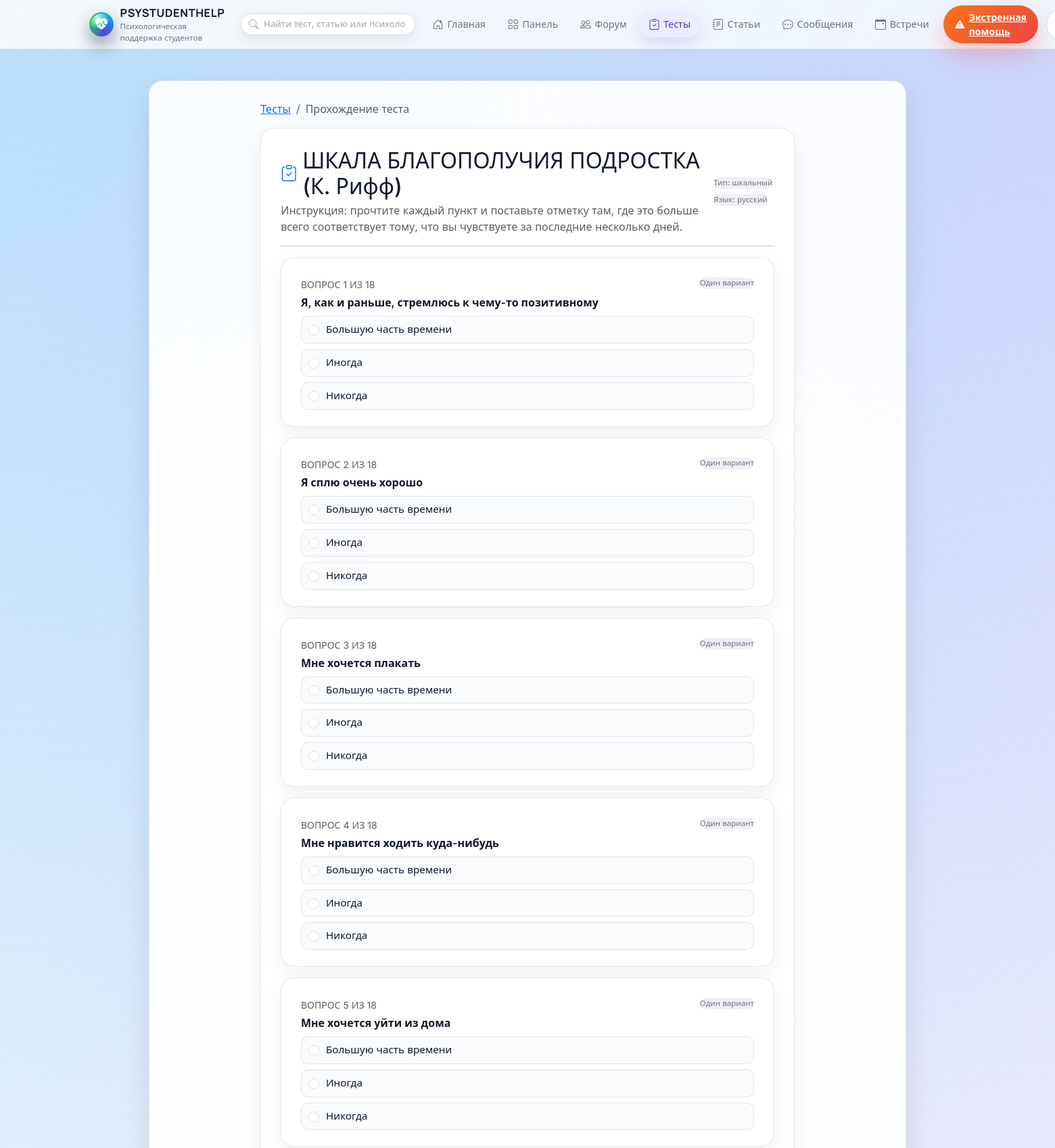
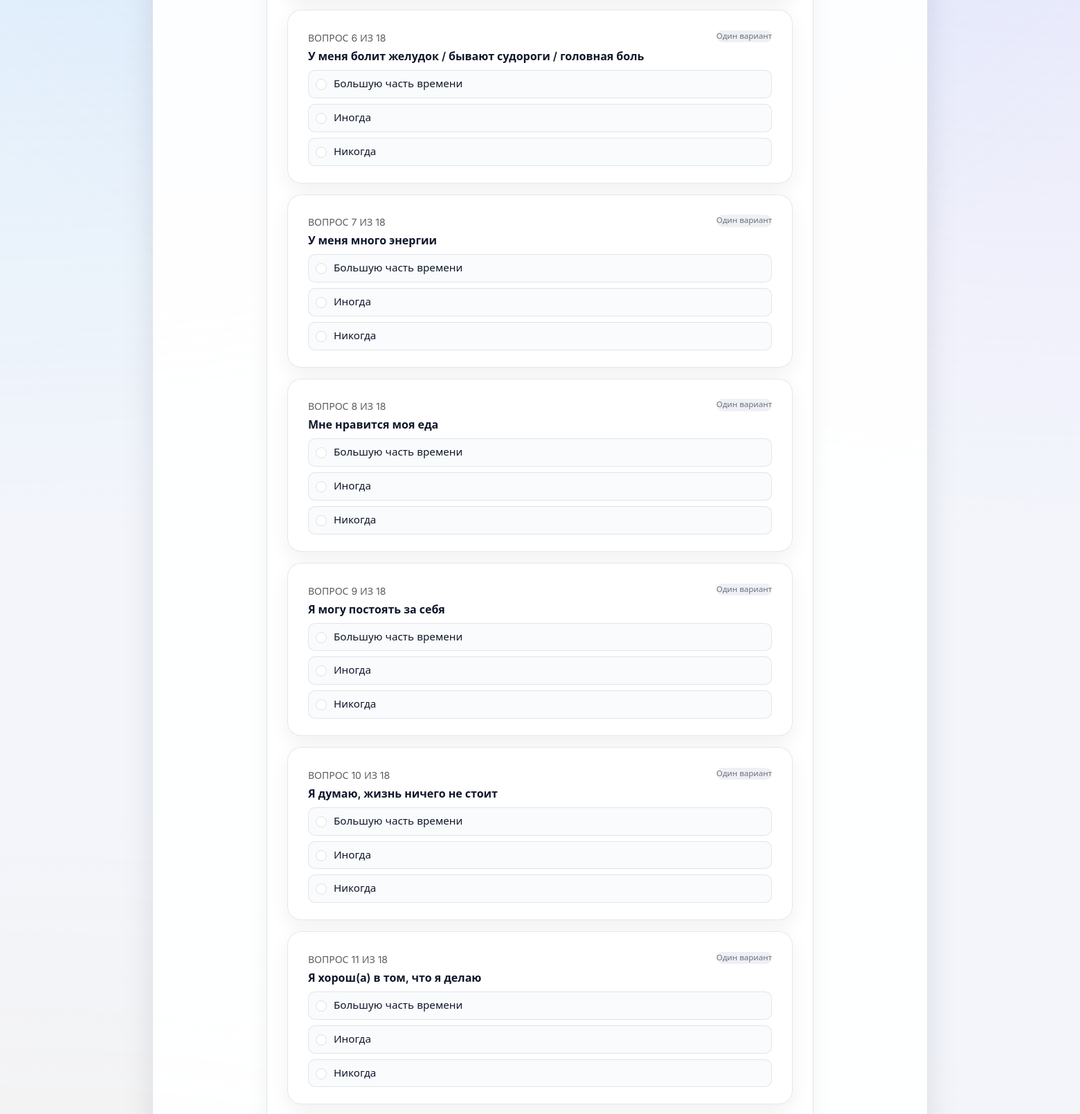
The page /tests/8/take?lang=ru (signed in, upper part) on the database its author committed (2 pictures, top to bottom).
### models.py (models this page shows)
class Test(db.Model):
    __tablename__ = 'test'
    id = db.Column(db.Integer, primary_key=True)
    title = db.Column(db.String(200), nullable=False)
    description = db.Column(db.Text)
    title_kk = db.Column(db.String(200))        # может быть NULL
    description_kk = db.Column(db.Text)
    test_type = db.Column(db.String(20), nullable=False, default='classic')
    user_id = db.Column(db.Integer, db.ForeignKey('user.id'), nullable=False)
    created_at = db.Column(db.DateTime, default=datetime.utcnow)
    is_active = db.Column(db.Boolean, default=True)
    questions = db.relationship(
        'Question',
        backref='test',
        lazy=True,
        cascade='all, delete-orphan'
    )
    results = db.relationship(
        'TestResult',
        backref='test',
        lazy=True,
        cascade='all, delete-orphan'
    )
    interpretations = db.relationship(
        'TestInterpretation',
        backref='test',
        lazy=True,
        cascade='all, delete-orphan',
        order_by='TestInterpretation.min_score'
    )
    scale_options = db.relationship(
        'TestScaleOption',
        backref='test',
        lazy=True,
        cascade='all, delete-orphan',
        order_by='TestScaleOption.order_index'
    )

class Question(db.Model):
    __tablename__ = 'question'
    id = db.Column(db.Integer, primary_key=True)
    text = db.Column(db.Text, nullable=False)   # RU
    text_kk = db.Column(db.Text)               # KZ
    test_id = db.Column(db.Integer, db.ForeignKey('test.id'), nullable=False)
    question_type = db.Column(db.String(20), nullable=False)
    options = db.relationship(
        'QuestionOption',
        backref='question',
        lazy=True,
        cascade='all, delete-orphan',
    )
    answers = db.relationship(
        'TestAnswer',
        backref='question',
        lazy=True,
        cascade='all, delete-orphan',
    )

class QuestionOption(db.Model):
    __tablename__ = 'question_option'
    id = db.Column(db.Integer, primary_key=True)
    text = db.Column(db.String(200), nullable=False)  # RU
    text_kk = db.Column(db.String(200))              # KZ
    question_id = db.Column(db.Integer, db.ForeignKey('question.id'), nullable=False)
    score = db.Column(db.Integer)

### flask_app.py (the view, shortened to what this page needs)
@app.route('/tests/<int:test_id>/take', methods=['GET', 'POST'])
@login_required
def take_test(test_id):
    test = Test.query.get_or_404(test_id)
    if not test.is_active:
        abort(403)
    has_kk = any(
        (q.text_kk and q.text_kk.strip())
        for q in test.questions
    ) or bool(test.title_kk)
    lang = request.args.get('lang') or request.form.get('lang')
    if request.method == 'GET' and not lang and has_kk:
        return render_template('choose_test_lang.html', test=test)
    if not lang:
        lang = 'ru'
    return render_template('take_test.html', test=test, lang=lang, has_kk=has_kk)

### admin.py (called while the page is built)
@admin_bp.before_app_request
def _bootstrap_superadmin_once():
    flag = "SUPERADMIN_BOOTSTRAPPED"
    if not current_app.config.get(flag):
        try:
            ensure_initial_superadmin()
        finally:
            current_app.config[flag] = True

### flask_app.py (called while the page is built)
@login_manager.user_loader
def load_user(user_id: str):
    try:
        return User.query.get(int(user_id))
    except (TypeError, ValueError):
        return None

def is_psychologist() -> bool:
    return current_user.is_authenticated and current_user.role == 'psychologist'

def get_current_user():
    return current_user if current_user.is_authenticated else None

### templates/take_test.html (shortened to what this page needs)
{% extends "base.html" %}
{% block content %}
<div class="row justify-content-center">
  <div class="col-lg-10 col-xl-9">
    <nav aria-label="breadcrumb" class="mb-3">
      <ol class="breadcrumb mb-0">
        <li class="breadcrumb-item">
          <a href="{{ url_for('tests') }}">Тесты</a>
        </li>
        <li class="breadcrumb-item active" aria-current="page">
          Прохождение теста
        </li>
      </ol>
    </nav>
    <div class="app-card app-page-card mt-3">
      <div class="app-card-body">
        <div class="d-flex flex-column flex-md-row justify-content-between align-items-md-center gap-3 mb-3">
          <div>
            <div class="d-flex align-items-center gap-2 mb-1">
              <i class="bi bi-clipboard-check fs-4 text-primary"></i>
              <h2 class="mb-0">
                {% if lang == 'kk' and test.title_kk %}
                  {{ test.title_kk }}
                {% else %}
                  {{ test.title }}
                {% endif %}
              </h2>
            </div>
            {% if lang == 'kk' and test.description_kk %}
              <p class="text-muted mb-0">{{ test.description_kk }}</p>
            {% elif test.description %}
              <p class="text-muted mb-0">{{ test.description }}</p>
            {% endif %}
          </div>
          <div class="d-flex flex-wrap gap-2">
            <span class="badge-soft small">
              Тип: {% if test.test_type == 'scale' %}шкальный{% else %}классический{% endif %}
            </span>
            {% if has_kk %}
              <span class="badge-soft small">
                Язык: {% if lang == 'kk' %}қазақша{% else %}русский{% endif %}
              </span>
            {% endif %}
          </div>
        </div>
        <hr class="my-3">
        <form method="post">
          {% for q in test.questions %}
            <div class="app-card mb-3">
              <div class="app-card-body">
                <div class="d-flex justify-content-between align-items-start mb-2">
                  <div>
                    <div class="small text-muted text-uppercase mb-1">
                      Вопрос {{ loop.index }} из {{ test.questions|length }}
                    </div>
                    <div class="fw-semibold">
                      {% if lang == 'kk' and q.text_kk %}
                        {{ q.text_kk }}
                      {% else %}
                        {{ q.text }}
                      {% endif %}
                    </div>
                  </div>
                  <span class="badge-soft small">
                    {% if q.question_type == 'single_choice' %}Один вариант{% endif %}
                  </span>
                </div>
                {% if q.question_type == 'text' %}
                  <textarea
                    class="form-control"
                    name="answer_{{ q.id }}"
                    rows="3"
                    placeholder="Ваш ответ..."
                  ></textarea>
                {% elif q.question_type == 'single_choice' or q.question_type == 'scale_choice' %}
                  <div class="d-flex flex-column gap-2 mt-2">
                    {% for opt in q.options %}
                      <label class="app-option-row">
                        <input
                          class="form-check-input"
                          type="radio"
                          name="answer_{{ q.id }}"
                          value="{{ opt.id }}"
                        >
                        <span class="app-option-body">
                          <span class="app-option-text">
                            {% if lang == 'kk' and opt.text_kk %}
                              {{ opt.text_kk }}
                            {% else %}
                              {{ opt.text }}
                            {% endif %}
                          </span>
                        </span>
                      </label>
                    {% endfor %}
                  </div>
                {% endif %}
              </div>
            </div>
          {% endfor %}
        </form>
      </div>
    </div>
  </div>
</div>
{% endblock %}

### static/css/style.css (style rules this page uses)
:root { --app-bg: #f3f5fb; --app-bg-alt: #e9edf9; --app-bg-soft: #f9fafb; --app-surface: #ffffff; --app-surface-soft: rgba(255, 255, 255, 0.92); --app-border-subtle: rgba(148, 163, 184, 0.25); --app-border-strong: rgba(15, 23, 42, 0.12); --app-primary: #4f46e5; --app-primary-soft: rgba(79, 70, 229, 0.09); --app-primary-strong: #4338ca; --app-accent: #f97316; --app-accent-soft: rgba(249, 115, 22, 0.08); --app-success: #22c55e; --app-danger: #ef4444; --app-warning: #eab308; --app-info: #0ea5e9; --app-text-main: #0f172a; --app-text-muted: #6b7280; --app-text-soft: #9ca3af; --app-radius-xl: 26px; --app-radius-lg: 20px; --app-radius-md: 14px; --app-radius-sm: 10px; --app-radius-pill: 999px; --app-shadow-soft: 0 18px 45px rgba(15, 23, 42, 0.10); --app-shadow-elevated: 0 28px 70px rgba(15, 23, 42, 0.18); --app-shadow-subtle: 0 10px 30px rgba(15, 23, 42, 0.06); --app-header-height: 72px; --app-transition-fast: 0.16s ease-out; --app-transition-med: 0.22s ease-out; }
*, *::before, *::after { box-sizing: border-box; }
html { scroll-behavior: smooth; }
body.app-shell { margin: 0; min-height: 100vh; display: flex; flex-direction: column; background: radial-gradient(circle at 0% 0%, rgba(125, 211, 252, 0.45) 0, transparent 42%), radial-gradient(circle at 100% 0%, rgba(196, 181, 253, 0.5) 0, transparent 42%), radial-gradient(circle at 0% 100%, rgba(251, 191, 36, 0.2) 0, transparent 48%), var(--app-bg); font-family: "Inter", system-ui, -apple-system, BlinkMacSystemFont, "Segoe UI", sans-serif; color: var(--app-text-main); }
.app-card { background: var(--app-surface-soft); border-radius: var(--app-radius-lg); border: 1px solid var(--app-border-subtle); box-shadow: 0 0 0 1px rgba(255, 255, 255, .9) inset, var(--app-shadow-subtle); padding: 1.8rem 1.8rem 1.5rem; position: relative; overflow: hidden; }
.app-page-card { margin: 1.6rem auto 2.4rem; max-width: 1120px; }
.app-card::before { content: ""; position: absolute; inset: 0; background: radial-gradient(circle at 0 0, rgba(96, 165, 250, 0.11), transparent 60%), radial-gradient(circle at 100% 30%, rgba(129, 140, 248, 0.08), transparent 55%); opacity: 0; pointer-events: none; transition: opacity var(--app-transition-med); }
.badge-soft { background: rgba(148, 163, 184, 0.16); color: var(--app-text-muted); border-radius: 999px; font-weight: 500; font-size: 0.72rem; }

### templates/take_test.html (style rules this page uses)
.app-option-row { display: flex; align-items: flex-start; gap: 10px; padding: 8px 10px; border-radius: 10px; border: 1px solid rgba(148, 163, 184, 0.25); background: rgba(248, 250, 252, 0.8); cursor: pointer; transition: background 0.15s ease, border-color 0.15s ease, box-shadow 0.15s ease; }
.app-option-row .form-check-input { margin-top: 4px; }
.app-option-body { display: flex; flex-direction: column; gap: 2px; }
.app-option-text { font-size: 0.95rem; }

### rows shown on the page
Test: title "ШКАЛА БЛАГОПОЛУЧИЯ ПОДРОСТКА (К. Рифф)", description "Инструкция: прочтите каждый пункт и поставьте отметку там, где это больше всего соответствует тому, что вы чувствуете за последние несколько дней."
Question: questions|length "18", text "Я, как и раньше, стремлюсь к чему-то позитивному", question_type "Один вариант"
QuestionOption: text "Большую часть времени"
QuestionOption: text "Иногда"
QuestionOption: text "Никогда"
Question: questions|length "18", text "Я сплю очень хорошо", question_type "Один вариант"
QuestionOption: text "Большую часть времени"
QuestionOption: text "Иногда"
QuestionOption: text "Никогда"
Question: questions|length "18", text "Мне хочется плакать", question_type "Один вариант"
QuestionOption: text "Большую часть времени"
QuestionOption: text "Иногда"
QuestionOption: text "Никогда"
Question: questions|length "18", text "Мне нравится ходить куда-нибудь", question_type "Один вариант"
QuestionOption: text "Большую часть времени"
QuestionOption: text "Иногда"
QuestionOption: text "Никогда"
Question: questions|length "18", text "Мне хочется уйти из дома", question_type "Один вариант"
QuestionOption: text "Большую часть времени"
QuestionOption: text "Иногда"
QuestionOption: text "Никогда"
Question: questions|length "18", text "У меня болит желудок / бывают судороги / головная боль", question_type "Один вариант"
QuestionOption: text "Большую часть времени"
QuestionOption: text "Иногда"
QuestionOption: text "Никогда"
Question: questions|length "18", text "У меня много энергии", question_type "Один вариант"
QuestionOption: text "Большую часть времени"
QuestionOption: text "Иногда"
QuestionOption: text "Никогда"
Question: questions|length "18", text "Мне нравится моя еда", question_type "Один вариант"
QuestionOption: text "Большую часть времени"
QuestionOption: text "Иногда"
QuestionOption: text "Никогда"
Question: questions|length "18", text "Я могу постоять за себя", question_type "Один вариант"
QuestionOption: text "Большую часть времени"
QuestionOption: text "Иногда"
QuestionOption: text "Никогда"
Question: questions|length "18", text "Я думаю, жизнь ничего не стоит", question_type "Один вариант"
QuestionOption: text "Большую часть времени"
QuestionOption: text "Иногда"
QuestionOption: text "Никогда"
Question: questions|length "18", text "Я хорош(а) в том, что я делаю", question_type "Один вариант"
QuestionOption: text "Большую часть времени"
QuestionOption: text "Иногда"
QuestionOption: text "Никогда"
